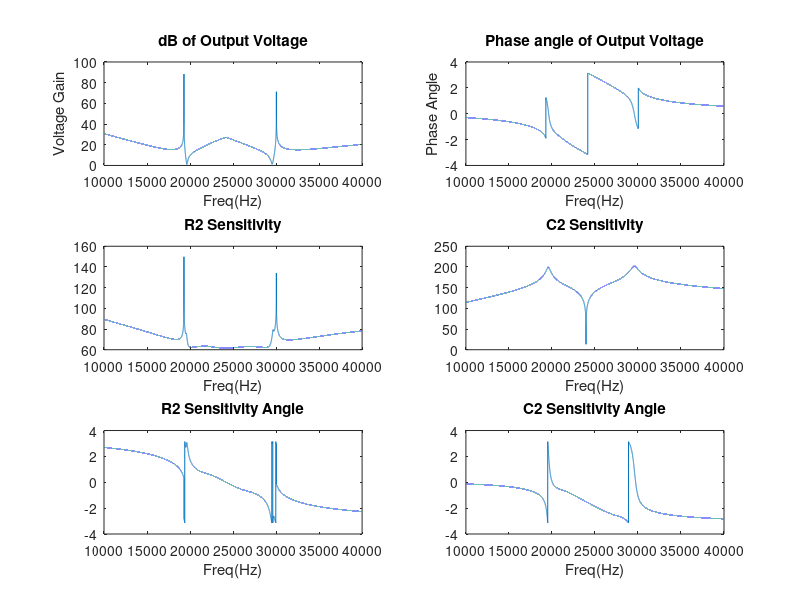

Reproduce this figure in MATLAB.
format long;

%Linear spaces for output values
voltage= linspace(10000, 40000, 30000);
f=linspace(10000, 40000, 30000);
R2sense = linspace(10000, 40000, 30000);
C2sense = linspace(10000, 40000, 30000);

%Admittances
G1=1/600;
G2=1/600;
G3=1/1200;

%Capacitors
C1=7.115e-9;
C2=1.881e-9;
C3=9.538e-9;
C4=4.067e-9;
C5=37.123e-9;

%Inductors
L1=6.084e-3;
L2=23.018e-3;
L3=4.6256e-3;
L4=10.649e-3;
L5=1.166e-3;

%Input and RHS array
T=zeros(9,9);
Tr2=zeros(9,9);
Tc2=zeros(9,9);
B=zeros(9,1);
B(9,1)=1;


for y = 1:1:30000
    S=(2 .* pi .*f(y) .* 1i);
    SL1=1/(S.*L1);
    SL2=1/(S.*L2);
    SL3=1/(S.*L3);
    SL4=1/(S.*L4);
    SL5=1/(S.*L5);
    SC1=S.*C1;
    SC2=S.*C2;
    SC3=S.*C3;
    SC4=S.*C4;
    SC5=S.*C5;
    JW = 2 .* pi .* 25e3;
    %Impedance Matrix
    T = [-G1  G1+SL1    -SL1      0         0       0           0       0           0;
          0   -SL1    SL1+SC1   -SC1        0       0           0       0           0;
          0     0       -SC1 SC1+SL2+SL4  -SL2      0          -SL4     0           0;
          0     0         0     -SL2      SL2+SC2  -SC2         0       0           0;
          0     0         0       0       -SC2  SC2+SC3+SL3     0       0           0;
          0     0         0     -SL4        0       0        SL4+SC4  -SC4          0;
          0     0         0       0         0       0         -SC4 SC4+G2+SL5+SC5   0;
          0     0         0       0         0       0           0      -G2        -G3;
          1     0         0       0         0       0           0       0           0;];
      
    Tr2 =[0     0      0       0      0       0      0       0      0;
          0     0      0       0      0       0      0       0      0;
          0     0      0       0      0       0      0       0      0;
          0     0      0       0      0       0      0       0      0;
          0     0      0       0      0       0      0       0      0;
          0     0      0       0      0       0      0       0      0;
          0     0      0       0      0       0      0     -G2^2    0;
          0     0      0       0      0       0      0      G2^2    0;
          0     0      0       0      0       0      0       0      0;];
     
    Tc2 =[0     0      0       0      0       0      0       0      0;
          0     0      0       0      0       0      0       0      0;
          0     0      0       0      0       0      0       0      0;
          0     0      0       S     -S       0      0       0      0;
          0     0      0      -S      S       0      0       0      0;
          0     0      0       0      0       0      0       0      0;
          0     0      0       0      0       0      0       0      0;
          0     0      0       0      0       0      0       0      0;
          0     0      0       0      0       0      0       0      0;];
      
    %Outputs values to array x
    X=T\B;
    Xr2=-T\(Tr2*X);
    Xc2=-T\(Tc2*X);
    
    voltage(y)=X(9);
    
    %Saves sensitivity values to R2sense and C2sense
    R2sense(y)=Xr2(9);
    C2sense(y)=Xc2(9);
end

 dB=20.* log10(voltage);

 %dB of output voltage plot
 subplot(3,2,1); 
 plot (f, abs(dB))
 title('dB of Output Voltage')
 xlabel('Freq(Hz)')
 ylabel('Voltage Gain')
 
 %Phase angle of output voltage
 subplot(3,2,2); 
 plot (f, angle(voltage))
 title('Phase angle of Output Voltage')
 xlabel('Freq(Hz)')
 ylabel('Phase Angle')
 
 %R2 sensitivity graph
 dBR2 = 20.* log10(R2sense);
 subplot(3,2,3)
 plot (f,abs(dBR2))
 title('R2 Sensitivity')
 xlabel('Freq(Hz)')
 
 %R2 sensitivity phase angle graph
 subplot(3,2,5)
 plot (f,angle(R2sense))
 title('R2 Sensitivity Angle')
 xlabel('Freq(Hz)')
 
 %C2 sensitivity graph
 dBC2 = 20.* log10(C2sense);
 subplot(3,2,4)
 plot (f,abs(dBC2))
 title('C2 Sensitivity')
 xlabel('Freq(Hz)')
 
 %C2 sensitivity phase graph
 subplot(3,2,6)
 plot (f,angle(C2sense))
 title('C2 Sensitivity Angle')
 xlabel('Freq(Hz)')